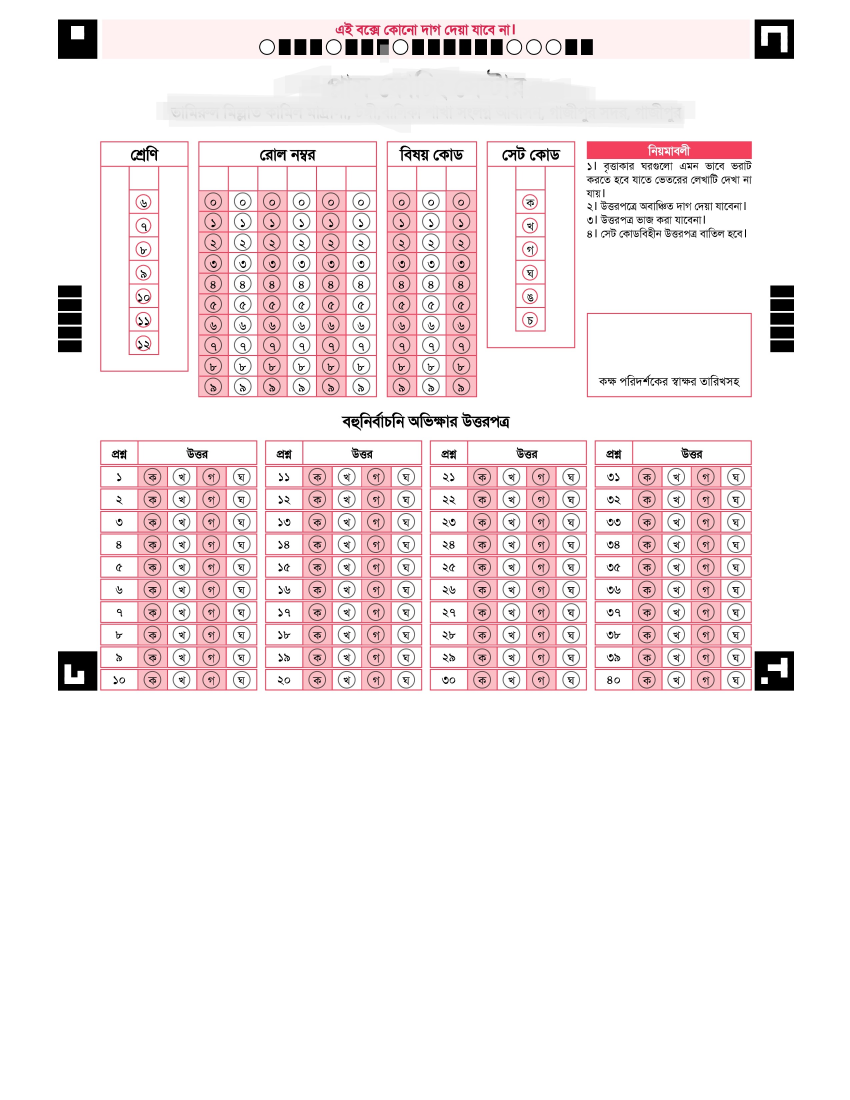
#> input picture backend/tests/fixtures/omr/blank.jpg, 2550 x 3300 px (shown at 1/3 size)
$ python -i aligner.py   (imports and definitions only)
#> lines starting #> are read from the running program, lines starting #| are printed output that depends on the picture; after the words box and inside, x2 and y2 are one past the last pixel; in counts of white or black regions, pixels touching at a corner belong together
#> further down, picture is the input picture: shape (3300, 2550, 3); mean B, G, R 236.5, 235.1, 244.7
"""
app/modules/omr/engine/aligner.py
==================
Aligns a scanned/photographed OMR sheet to the reference dimensions
(2550 × 3300) using TWO strategies:

Strategy A — Corner-marker alignment (preferred):
  Detects the 4 black square registration marks printed at the corners
  of the sheet, then applies a perspective transform so that each marker
  lands at its reference coordinate.  This is pixel-accurate even on
  phone photos taken at an angle.

Strategy B — Document-contour fallback:
  If the corner markers are not found (e.g. the markers are cut off),
  falls back to finding the largest 4-point white rectangle in the image
  (the sheet itself) and warping it to fill the reference canvas.

Strategy C — Direct resize (last resort):
  If neither A nor B succeeds, the image is simply resized to
  2550 × 3300.  Accuracy degrades for angled photos but still works
  for straight scans where the sheet fills the frame.
"""
from __future__ import annotations
import logging
import cv2
import numpy as np

logger = logging.getLogger(__name__)


class Aligner:
    """
    Perspective-aligns an OMR image to a fixed reference size.

    Args:
        ref_w: Reference width  (default 2550).
        ref_h: Reference height (default 3300).
        marker_size: Approximate side length of the square corner markers
                     in reference pixels (default 118).
    """

    def __init__(
        self,
        ref_w: int = 2550,
        ref_h: int = 3300,
        marker_size: int = 118,
    ) -> None:
        self.ref_w = ref_w
        self.ref_h = ref_h
        self.marker_size = marker_size

        # Reference corner positions (centres of the 4 black squares)
        half = marker_size // 2
        self._ref_tl = (233, 118)
        self._ref_tr = (2323, 118)
        self._ref_bl = (233, 2013)
        self._ref_br = (2323, 2013)

    # ------------------------------------------------------------------ #
    # Public                                                               #
    # ------------------------------------------------------------------ #

    def align(self, image: np.ndarray) -> tuple[np.ndarray, str]:
        """
        Align *image* to the reference canvas.

        Returns:
            (aligned_image, method_used)
            method_used is one of: "markers", "contour", "resize"
        """
        result, method = self._try_marker_alignment(image)
        if result is not None:
            return result, method

        result, method = self._try_contour_alignment(image)
        if result is not None:
            return result, method

        logger.warning("Alignment fallback: direct resize to %dx%d", self.ref_w, self.ref_h)
        resized = cv2.resize(image, (self.ref_w, self.ref_h), interpolation=cv2.INTER_LANCZOS4)
        return resized, "resize"

    # ------------------------------------------------------------------ #
    # Strategy A: corner markers                                           #
    # ------------------------------------------------------------------ #

    def _try_marker_alignment(
        self, image: np.ndarray
    ) -> tuple[np.ndarray | None, str]:
        """Detect 4 black square registration marks and warp to reference."""
        ih, iw = image.shape[:2]
#> ih = 3300; iw = 2550
        scale_x = iw / self.ref_w
#> scale_x = 1
        scale_y = ih / self.ref_h
#> scale_y = 1

        gray = cv2.cvtColor(image, cv2.COLOR_BGR2GRAY) if image.ndim == 3 else image
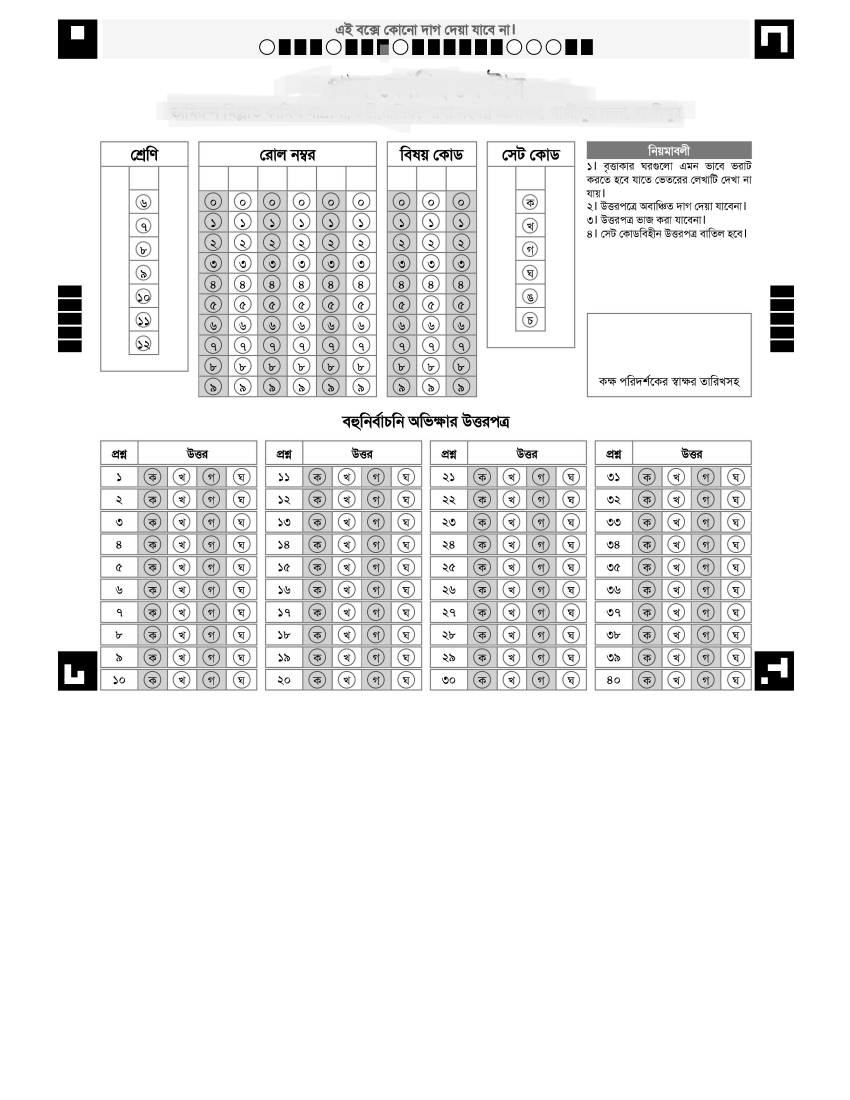
#> gray: shape (3300, 2550) (shown at 1/3 size); min 0, max 255, mean 238.1
        _, binary = cv2.threshold(gray, 60, 255, cv2.THRESH_BINARY_INV)
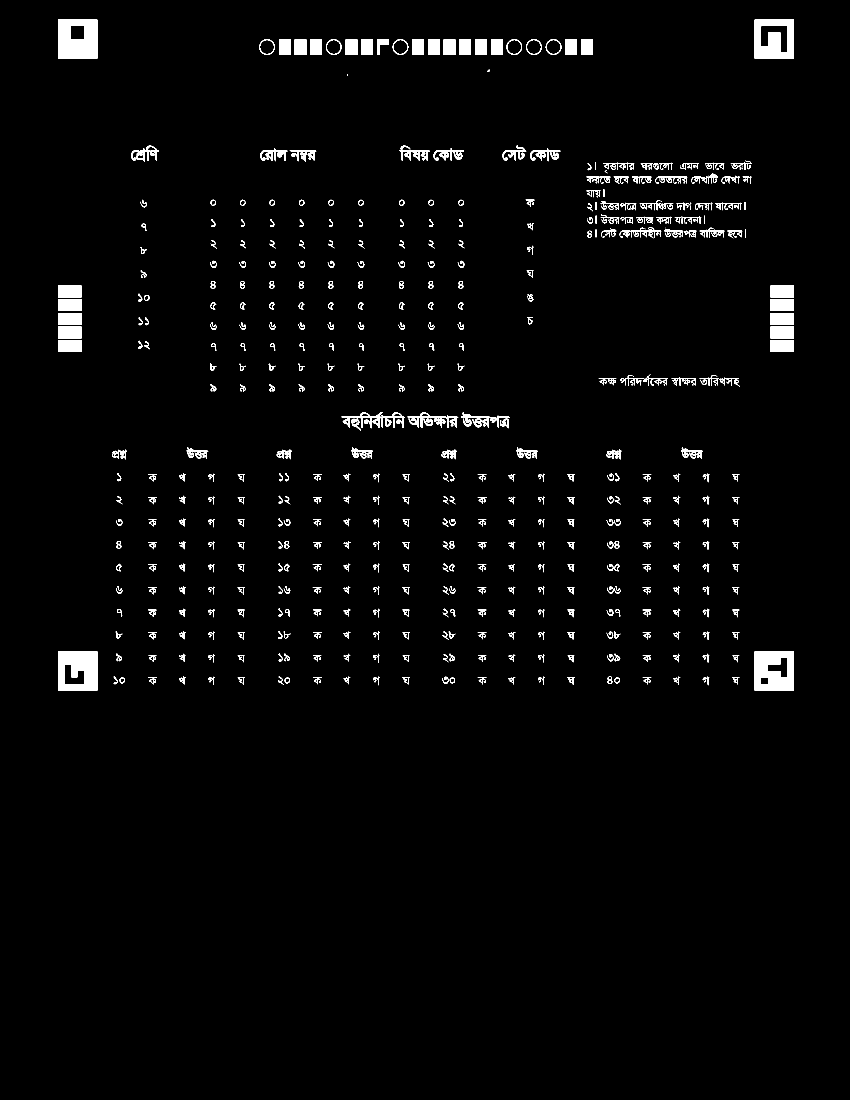
#> binary: shape (3300, 2550) (shown at 1/3 size); 2.1% white; 560 white regions (56 under 20 px), largest, box (x1, y1, x2, y2) and area: (174, 59, 292, 176) 12206, (174, 1954, 292, 2072) 11485, (2264, 1954, 2382, 2072) 11465

        # Morphological close to fill small gaps inside markers
        kernel = np.ones((5, 5), np.uint8)
        binary = cv2.morphologyEx(binary, cv2.MORPH_CLOSE, kernel)
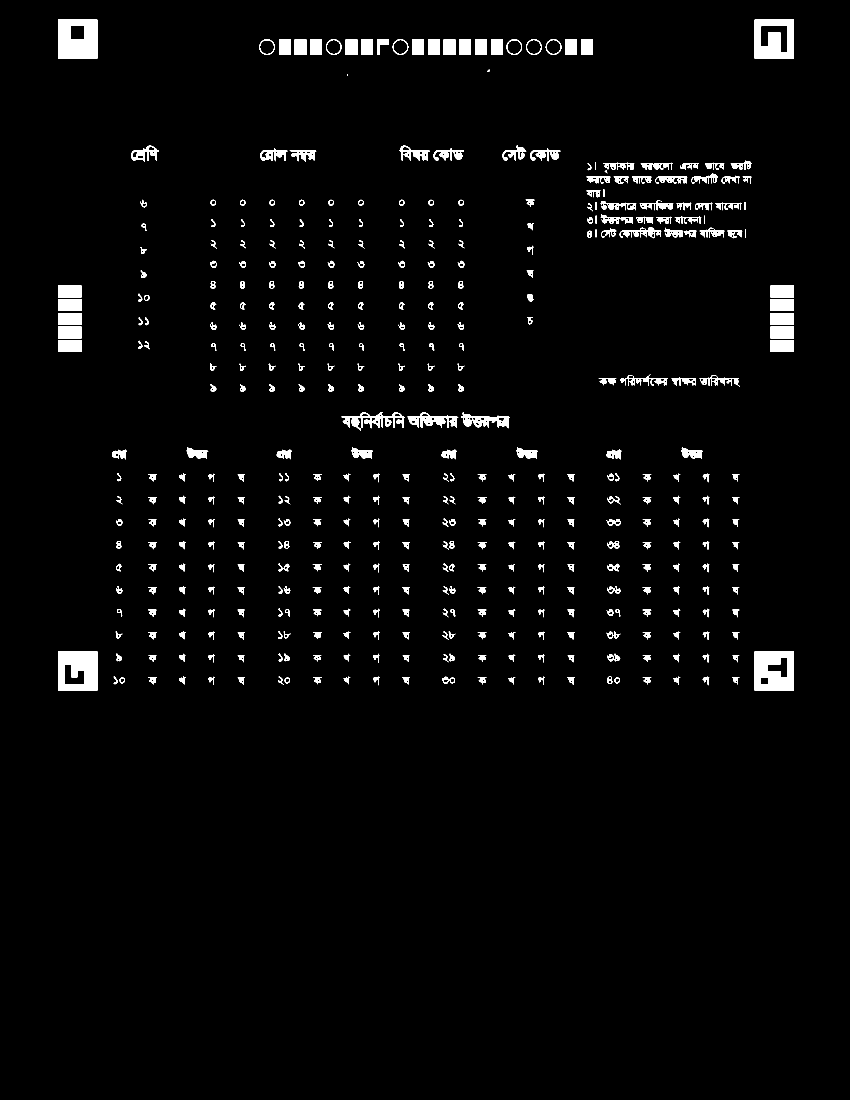
#> binary: shape (3300, 2550) (shown at 1/3 size); 2.5% white; 432 white regions (5 under 20 px)

        contours, _ = cv2.findContours(binary, cv2.RETR_EXTERNAL, cv2.CHAIN_APPROX_SIMPLE)
#> contours = 431 contours, 6 with area under 20; largest, box (x1, y1, x2, y2) and area: (2264, 1954, 2382, 2072) 13689, (174, 1954, 292, 2072) 13689, (2264, 59, 2382, 176) 13572, (174, 59, 292, 176) 13572, (1024, 1236, 1215, 1292) 3680

        # Filter: roughly square, right size range
        min_area = (self.marker_size * scale_x * 0.4) ** 2
#> min_area = 2227.8
        max_area = (self.marker_size * max(scale_x, scale_y) * 2.5) ** 2
#> max_area = 87025

        squares: list[tuple[float, float]] = []  # (cx, cy)
        for c in contours:
            area = cv2.contourArea(c)
            if area < min_area or area > max_area:
                continue
            x, y, w, h = cv2.boundingRect(c)
            if w == 0 or h == 0:
                continue
            aspect = w / h
            if not (0.6 < aspect < 1.7):
                continue
            squares.append((x + w / 2, y + h / 2))
#> this loop made 431 passes
#> area on passes 1 to 3: 199, 199, 199.5
#> after the loop, squares = [(2323, 2013), (233, 2013), (2323, 117.5), (233, 117.5)]

        if len(squares) < 4:
            logger.debug("Marker alignment: only %d markers found (need 4)", len(squares))
            return None, ""

        # Pick the 4 corners from all candidates
        corners = self._pick_four_corners(squares, iw, ih)
        if corners is None:
            return None, ""

        src = np.array(corners, dtype=np.float32)
        dst = np.array([
            self._ref_tl, self._ref_tr, self._ref_br, self._ref_bl
        ], dtype=np.float32)

        M = cv2.getPerspectiveTransform(src, dst)
        warped = cv2.warpPerspective(
            image, M, (self.ref_w, self.ref_h),
            flags=cv2.INTER_LANCZOS4,
            borderMode=cv2.BORDER_CONSTANT,
            borderValue=(255, 255, 255),
        )
        logger.info("Alignment: corner-marker perspective warp")
        return warped, "markers"

    @staticmethod
    def _pick_four_corners(
        points: list[tuple[float, float]], img_w: int, img_h: int
    ) -> list[tuple[float, float]] | None:
        """
        From a set of candidate square centres, pick TL, TR, BR, BL
        using image-quadrant assignment.
        """
#> called with img_w = 2550, img_h = 3300
        cx_mid = img_w / 2
#> cx_mid = 1275
        cy_mid = img_h / 2
#> cy_mid = 1650

        tl = [p for p in points if p[0] < cx_mid and p[1] < cy_mid]
#> tl = [(233, 117.5)]
        tr = [p for p in points if p[0] >= cx_mid and p[1] < cy_mid]
#> tr = [(2323, 117.5)]
        bl = [p for p in points if p[0] < cx_mid and p[1] >= cy_mid]
#> bl = [(233, 2013)]
        br = [p for p in points if p[0] >= cx_mid and p[1] >= cy_mid]
#> br = [(2323, 2013)]

        if not (tl and tr and bl and br):
            return None

        pick = lambda pts, key: sorted(pts, key=key)[0]
        tl_pt = pick(tl, lambda p: p[0] + p[1])
#> tl_pt = (233, 117.5)
        tr_pt = pick(tr, lambda p: -p[0] + p[1])
#> tr_pt = (2323, 117.5)
        br_pt = pick(br, lambda p: -(p[0] + p[1]))
#> br_pt = (2323, 2013)
        bl_pt = pick(bl, lambda p: p[0] - p[1])
#> bl_pt = (233, 2013)

        return [tl_pt, tr_pt, br_pt, bl_pt]

    # ------------------------------------------------------------------ #
    # Strategy B: document contour                                         #
    # ------------------------------------------------------------------ #

    # [61 lines left out: functions _try_contour_alignment, _order_points, not called in this run]

>>> import cv2
>>> picture = cv2.imread('../../../../tests/fixtures/omr/blank.jpg')
>>> result = Aligner().align(picture)
#> in _try_marker_alignment, `corners = self._pick_four_corners(squares, iw, ih)`: corners = [(233, 117.5), (2323, 117.5), (2323, 2013), (233, 2013)]
#> in _try_marker_alignment, `src = np.array(corners, dtype=np.float32)`: src = [[233, 117.5], [2323, 117.5], [2323, 2013], [233, 2013]]
#> in _try_marker_alignment, `M = cv2.getPerspectiveTransform(src, dst)`: M = [[1, -7.53e-34, -3.74e-14], [-9.91e-18, 1, 0.531], [1.08e-20, 1.58e-37, 1]]
#> in align, `result, method = self._try_marker_alignment(image)`: method = 'markers'
